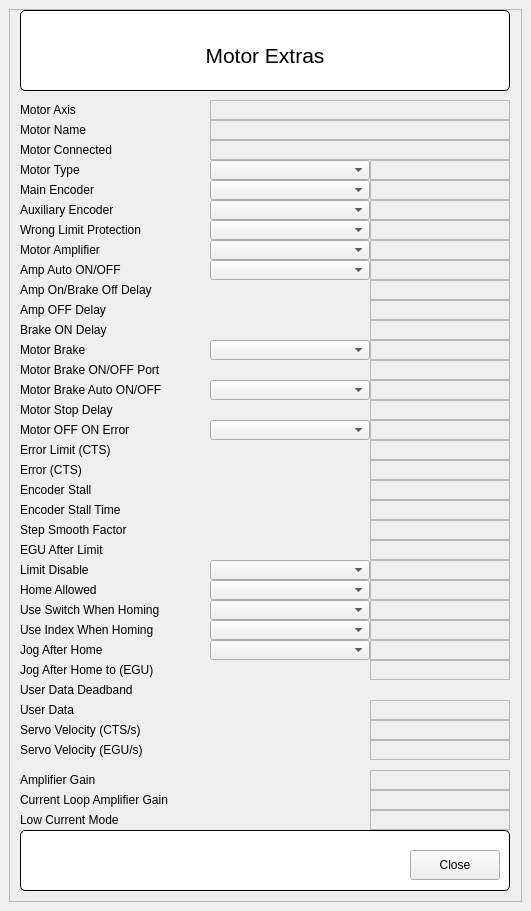
<?xml version="1.0" encoding="UTF-8"?>
<ui version="4.0">
 <class>FormGalilMotorExtras</class>
 <widget class="QMainWindow" name="FormGalilMotorExtras">
  <property name="geometry">
   <rect>
    <x>0</x>
    <y>0</y>
    <width>531</width>
    <height>911</height>
   </rect>
  </property>
  <property name="windowTitle">
   <string>Galil Extras</string>
  </property>
  <widget class="QWidget" name="centralwidget">
   <layout class="QGridLayout" name="gridLayout">
    <item row="0" column="0">
     <widget class="QScrollArea" name="scrollArea">
      <property name="widgetResizable">
       <bool>false</bool>
      </property>
      <widget class="QWidget" name="scrollAreaWidgetContents">
       <property name="geometry">
        <rect>
         <x>0</x>
         <y>0</y>
         <width>511</width>
         <height>891</height>
        </rect>
       </property>
       <widget class="QELabel" name="qelabel_8">
        <property name="geometry">
         <rect>
          <x>360</x>
          <y>230</y>
          <width>140</width>
          <height>20</height>
         </rect>
        </property>
        <property name="frameShape">
         <enum>QFrame::StyledPanel</enum>
        </property>
        <property name="variable" stdset="0">
         <string>$(group)_ON_STATUS</string>
        </property>
       </widget>
       <widget class="QEComboBox" name="qecombobox_13">
        <property name="geometry">
         <rect>
          <x>200</x>
          <y>630</y>
          <width>160</width>
          <height>20</height>
         </rect>
        </property>
        <property name="variable" stdset="0">
         <string>$(group)_JAH_CMD</string>
        </property>
       </widget>
       <widget class="QLabel" name="label_19">
        <property name="geometry">
         <rect>
          <x>10</x>
          <y>490</y>
          <width>180</width>
          <height>20</height>
         </rect>
        </property>
        <property name="text">
         <string>Encoder Stall Time</string>
        </property>
       </widget>
       <widget class="QELabel" name="qelabel_17">
        <property name="geometry">
         <rect>
          <x>360</x>
          <y>350</y>
          <width>140</width>
          <height>20</height>
         </rect>
        </property>
        <property name="frameShape">
         <enum>QFrame::StyledPanel</enum>
        </property>
        <property name="variable" stdset="0">
         <string>$(group)_BRAKEPORT_MON</string>
        </property>
       </widget>
       <widget class="QEComboBox" name="qecombobox_4">
        <property name="geometry">
         <rect>
          <x>200</x>
          <y>210</y>
          <width>160</width>
          <height>20</height>
         </rect>
        </property>
        <property name="variable" stdset="0">
         <string>$(group)_WLP_CMD</string>
        </property>
       </widget>
       <widget class="QELabel" name="qelabel_26">
        <property name="geometry">
         <rect>
          <x>360</x>
          <y>610</y>
          <width>140</width>
          <height>20</height>
         </rect>
        </property>
        <property name="frameShape">
         <enum>QFrame::StyledPanel</enum>
        </property>
        <property name="variable" stdset="0">
         <string>$(group)_UINDEX_STATUS</string>
        </property>
       </widget>
       <widget class="QENumericEdit" name="qenumericedit_3">
        <property name="geometry">
         <rect>
          <x>200</x>
          <y>310</y>
          <width>160</width>
          <height>20</height>
         </rect>
        </property>
        <property name="variable" stdset="0">
         <string>$(group)_BRAKEONDELAY_SP</string>
        </property>
        <property name="variableSubstitutions" stdset="0">
         <string/>
        </property>
       </widget>
       <widget class="QEComboBox" name="qecombobox_7">
        <property name="geometry">
         <rect>
          <x>200</x>
          <y>330</y>
          <width>160</width>
          <height>20</height>
         </rect>
        </property>
        <property name="variable" stdset="0">
         <string>$(group)_BRAKE_CMD</string>
        </property>
       </widget>
       <widget class="QENumericEdit" name="qenumericedit_4">
        <property name="geometry">
         <rect>
          <x>200</x>
          <y>350</y>
          <width>160</width>
          <height>20</height>
         </rect>
        </property>
        <property name="variable" stdset="0">
         <string>$(group)_BRAKEPORT_SP</string>
        </property>
        <property name="variableSubstitutions" stdset="0">
         <string/>
        </property>
       </widget>
       <widget class="QGroupBox" name="titleGroupBox">
        <property name="geometry">
         <rect>
          <x>10</x>
          <y>0</y>
          <width>490</width>
          <height>81</height>
         </rect>
        </property>
        <property name="styleSheet">
         <string notr="true">QGroupBox {
 	background-color: rgb(255, 255, 255);
     border: 1px solid black;
     border-radius: 5px;
     margin-top: 0.5em;
 }
 
 QGroupBox::title {
     subcontrol-origin: margin;
     left: 10px;
     padding: 0 3px 0 3px;
 }</string>
        </property>
        <property name="title">
         <string/>
        </property>
        <widget class="QLabel" name="lblTitle">
         <property name="geometry">
          <rect>
           <x>10</x>
           <y>20</y>
           <width>470</width>
           <height>51</height>
          </rect>
         </property>
         <property name="font">
          <font>
           <family>Ubuntu</family>
           <pointsize>16</pointsize>
           <weight>50</weight>
           <italic>false</italic>
           <bold>false</bold>
          </font>
         </property>
         <property name="styleSheet">
          <string notr="true">QLabel#mainTitle {
 	font: 16pt &quot;Ubuntu&quot;;
 }</string>
         </property>
         <property name="text">
          <string>Motor Extras</string>
         </property>
         <property name="alignment">
          <set>Qt::AlignCenter</set>
         </property>
         <property name="wordWrap">
          <bool>true</bool>
         </property>
        </widget>
       </widget>
       <widget class="QLabel" name="label_6">
        <property name="geometry">
         <rect>
          <x>10</x>
          <y>190</y>
          <width>180</width>
          <height>20</height>
         </rect>
        </property>
        <property name="text">
         <string>Auxiliary Encoder</string>
        </property>
       </widget>
       <widget class="QLabel" name="label_8">
        <property name="geometry">
         <rect>
          <x>10</x>
          <y>230</y>
          <width>180</width>
          <height>20</height>
         </rect>
        </property>
        <property name="text">
         <string>Motor Amplifier</string>
        </property>
       </widget>
       <widget class="QELabel" name="qelabel_20">
        <property name="geometry">
         <rect>
          <x>360</x>
          <y>450</y>
          <width>140</width>
          <height>20</height>
         </rect>
        </property>
        <property name="frameShape">
         <enum>QFrame::StyledPanel</enum>
        </property>
        <property name="variable" stdset="0">
         <string>$(group)_ERR_MON</string>
        </property>
       </widget>
       <widget class="QLabel" name="label_3">
        <property name="geometry">
         <rect>
          <x>10</x>
          <y>130</y>
          <width>180</width>
          <height>20</height>
         </rect>
        </property>
        <property name="text">
         <string>Motor Connected</string>
        </property>
       </widget>
       <widget class="QLabel" name="label_12">
        <property name="geometry">
         <rect>
          <x>10</x>
          <y>330</y>
          <width>180</width>
          <height>20</height>
         </rect>
        </property>
        <property name="text">
         <string>Motor Brake</string>
        </property>
       </widget>
       <widget class="QELabel" name="qelabel_29">
        <property name="geometry">
         <rect>
          <x>360</x>
          <y>690</y>
          <width>140</width>
          <height>20</height>
         </rect>
        </property>
        <property name="frameShape">
         <enum>QFrame::StyledPanel</enum>
        </property>
        <property name="variable" stdset="0">
         <string>$(group)_USERDATA_MON</string>
        </property>
       </widget>
       <widget class="QLabel" name="label_32">
        <property name="geometry">
         <rect>
          <x>10</x>
          <y>270</y>
          <width>180</width>
          <height>20</height>
         </rect>
        </property>
        <property name="text">
         <string>Amp On/Brake Off Delay</string>
        </property>
       </widget>
       <widget class="QLabel" name="label_21">
        <property name="geometry">
         <rect>
          <x>10</x>
          <y>530</y>
          <width>180</width>
          <height>20</height>
         </rect>
        </property>
        <property name="text">
         <string>EGU After Limit</string>
        </property>
       </widget>
       <widget class="QLabel" name="label_7">
        <property name="geometry">
         <rect>
          <x>10</x>
          <y>210</y>
          <width>180</width>
          <height>20</height>
         </rect>
        </property>
        <property name="text">
         <string>Wrong Limit Protection</string>
        </property>
       </widget>
       <widget class="QLabel" name="label_28">
        <property name="geometry">
         <rect>
          <x>10</x>
          <y>670</y>
          <width>180</width>
          <height>20</height>
         </rect>
        </property>
        <property name="text">
         <string>User Data Deadband</string>
        </property>
       </widget>
       <widget class="QLabel" name="label_17">
        <property name="geometry">
         <rect>
          <x>10</x>
          <y>430</y>
          <width>180</width>
          <height>20</height>
         </rect>
        </property>
        <property name="text">
         <string>Error Limit (CTS)</string>
        </property>
       </widget>
       <widget class="QENumericEdit" name="qenumericedit_7">
        <property name="geometry">
         <rect>
          <x>200</x>
          <y>490</y>
          <width>160</width>
          <height>20</height>
         </rect>
        </property>
        <property name="variable" stdset="0">
         <string>$(group)_ESTALLTIME_SP</string>
        </property>
        <property name="variableSubstitutions" stdset="0">
         <string/>
        </property>
       </widget>
       <widget class="QLabel" name="label_22">
        <property name="geometry">
         <rect>
          <x>10</x>
          <y>570</y>
          <width>180</width>
          <height>20</height>
         </rect>
        </property>
        <property name="text">
         <string>Home Allowed</string>
        </property>
       </widget>
       <widget class="QELabel" name="qelabel_28">
        <property name="geometry">
         <rect>
          <x>360</x>
          <y>650</y>
          <width>140</width>
          <height>20</height>
         </rect>
        </property>
        <property name="frameShape">
         <enum>QFrame::StyledPanel</enum>
        </property>
        <property name="variable" stdset="0">
         <string>$(group)_JAHV_MON</string>
        </property>
       </widget>
       <widget class="QLabel" name="label_11">
        <property name="geometry">
         <rect>
          <x>10</x>
          <y>310</y>
          <width>180</width>
          <height>20</height>
         </rect>
        </property>
        <property name="text">
         <string>Brake ON Delay</string>
        </property>
       </widget>
       <widget class="QEComboBox" name="qecombobox_3">
        <property name="geometry">
         <rect>
          <x>200</x>
          <y>190</y>
          <width>160</width>
          <height>20</height>
         </rect>
        </property>
        <property name="variable" stdset="0">
         <string>$(group)_AENCTYPE_CMD</string>
        </property>
       </widget>
       <widget class="QLabel" name="label_13">
        <property name="geometry">
         <rect>
          <x>10</x>
          <y>350</y>
          <width>180</width>
          <height>20</height>
         </rect>
        </property>
        <property name="text">
         <string>Motor Brake ON/OFF Port</string>
        </property>
       </widget>
       <widget class="QENumericEdit" name="qenumericedit_8">
        <property name="geometry">
         <rect>
          <x>200</x>
          <y>510</y>
          <width>160</width>
          <height>20</height>
         </rect>
        </property>
        <property name="variable" stdset="0">
         <string>$(group)_STEPSMOOTH_SP</string>
        </property>
        <property name="variableSubstitutions" stdset="0">
         <string/>
        </property>
       </widget>
       <widget class="QELabel" name="qelabel_22">
        <property name="geometry">
         <rect>
          <x>360</x>
          <y>490</y>
          <width>140</width>
          <height>20</height>
         </rect>
        </property>
        <property name="frameShape">
         <enum>QFrame::StyledPanel</enum>
        </property>
        <property name="variable" stdset="0">
         <string>$(group)_ESTALLTIME_MON</string>
        </property>
       </widget>
       <widget class="QEComboBox" name="qecombobox_10">
        <property name="geometry">
         <rect>
          <x>200</x>
          <y>570</y>
          <width>160</width>
          <height>20</height>
         </rect>
        </property>
        <property name="variable" stdset="0">
         <string>$(group)_HOMEALLOWED_CMD</string>
        </property>
       </widget>
       <widget class="QLabel" name="label_20">
        <property name="geometry">
         <rect>
          <x>10</x>
          <y>510</y>
          <width>180</width>
          <height>20</height>
         </rect>
        </property>
        <property name="text">
         <string>Step Smooth Factor</string>
        </property>
       </widget>
       <widget class="QELabel" name="qelabel_3">
        <property name="geometry">
         <rect>
          <x>200</x>
          <y>110</y>
          <width>300</width>
          <height>20</height>
         </rect>
        </property>
        <property name="frameShape">
         <enum>QFrame::StyledPanel</enum>
        </property>
        <property name="variable" stdset="0">
         <string>$(group).NAME</string>
        </property>
       </widget>
       <widget class="QLabel" name="label_10">
        <property name="geometry">
         <rect>
          <x>10</x>
          <y>290</y>
          <width>180</width>
          <height>20</height>
         </rect>
        </property>
        <property name="text">
         <string>Amp OFF Delay</string>
        </property>
       </widget>
       <widget class="QELabel" name="qelabel_19">
        <property name="geometry">
         <rect>
          <x>360</x>
          <y>430</y>
          <width>140</width>
          <height>20</height>
         </rect>
        </property>
        <property name="frameShape">
         <enum>QFrame::StyledPanel</enum>
        </property>
        <property name="variable" stdset="0">
         <string>$(group)_ERRLIMIT_MON</string>
        </property>
       </widget>
       <widget class="QENumericEdit" name="qenumericedit_6">
        <property name="geometry">
         <rect>
          <x>200</x>
          <y>430</y>
          <width>160</width>
          <height>20</height>
         </rect>
        </property>
        <property name="variable" stdset="0">
         <string>$(group)_ERRLIMIT_SP</string>
        </property>
        <property name="variableSubstitutions" stdset="0">
         <string/>
        </property>
       </widget>
       <widget class="QENumericEdit" name="qenumericedit_2">
        <property name="geometry">
         <rect>
          <x>200</x>
          <y>290</y>
          <width>160</width>
          <height>20</height>
         </rect>
        </property>
        <property name="variable" stdset="0">
         <string>$(group)_OFFDELAY_SP</string>
        </property>
        <property name="variableSubstitutions" stdset="0">
         <string/>
        </property>
       </widget>
       <widget class="QELabel" name="qelabel_31">
        <property name="geometry">
         <rect>
          <x>360</x>
          <y>730</y>
          <width>140</width>
          <height>20</height>
         </rect>
        </property>
        <property name="frameShape">
         <enum>QFrame::StyledPanel</enum>
        </property>
        <property name="variable" stdset="0">
         <string>$(group)_VELOCITYEGU_MON</string>
        </property>
       </widget>
       <widget class="QENumericEdit" name="qenumericedit">
        <property name="geometry">
         <rect>
          <x>200</x>
          <y>270</y>
          <width>160</width>
          <height>20</height>
         </rect>
        </property>
        <property name="variable" stdset="0">
         <string>$(group)_ONDELAY_SP</string>
        </property>
        <property name="variableSubstitutions" stdset="0">
         <string/>
        </property>
       </widget>
       <widget class="QEComboBox" name="qecombobox_11">
        <property name="geometry">
         <rect>
          <x>200</x>
          <y>590</y>
          <width>160</width>
          <height>20</height>
         </rect>
        </property>
        <property name="variable" stdset="0">
         <string>$(group)_USWITCH_CMD</string>
        </property>
       </widget>
       <widget class="QEComboBox" name="qecombobox_8">
        <property name="geometry">
         <rect>
          <x>200</x>
          <y>370</y>
          <width>160</width>
          <height>20</height>
         </rect>
        </property>
        <property name="variable" stdset="0">
         <string>$(group)_AUTOBRAKE_CMD</string>
        </property>
       </widget>
       <widget class="QELabel" name="qelabel_21">
        <property name="geometry">
         <rect>
          <x>360</x>
          <y>470</y>
          <width>140</width>
          <height>20</height>
         </rect>
        </property>
        <property name="frameShape">
         <enum>QFrame::StyledPanel</enum>
        </property>
        <property name="variable" stdset="0">
         <string>$(group)_ESTALL_STATUS</string>
        </property>
       </widget>
       <widget class="QLabel" name="label_31">
        <property name="geometry">
         <rect>
          <x>10</x>
          <y>730</y>
          <width>180</width>
          <height>20</height>
         </rect>
        </property>
        <property name="text">
         <string>Servo Velocity (EGU/s)</string>
        </property>
       </widget>
       <widget class="QLabel" name="label_25">
        <property name="geometry">
         <rect>
          <x>10</x>
          <y>610</y>
          <width>180</width>
          <height>20</height>
         </rect>
        </property>
        <property name="text">
         <string>Use Index When Homing</string>
        </property>
       </widget>
       <widget class="QELabel" name="qelabel_16">
        <property name="geometry">
         <rect>
          <x>360</x>
          <y>570</y>
          <width>140</width>
          <height>20</height>
         </rect>
        </property>
        <property name="frameShape">
         <enum>QFrame::StyledPanel</enum>
        </property>
        <property name="variable" stdset="0">
         <string>$(group)_HOMEALLOWED_STATUS</string>
        </property>
       </widget>
       <widget class="QELabel" name="qelabel_11">
        <property name="geometry">
         <rect>
          <x>360</x>
          <y>290</y>
          <width>140</width>
          <height>20</height>
         </rect>
        </property>
        <property name="frameShape">
         <enum>QFrame::StyledPanel</enum>
        </property>
        <property name="variable" stdset="0">
         <string>$(group)_OFFDELAY_MON</string>
        </property>
       </widget>
       <widget class="QEComboBox" name="qecombobox_12">
        <property name="geometry">
         <rect>
          <x>200</x>
          <y>610</y>
          <width>160</width>
          <height>20</height>
         </rect>
        </property>
        <property name="variable" stdset="0">
         <string>$(group)_UINDEX_CMD</string>
        </property>
       </widget>
       <widget class="QLabel" name="label_18">
        <property name="geometry">
         <rect>
          <x>10</x>
          <y>470</y>
          <width>180</width>
          <height>20</height>
         </rect>
        </property>
        <property name="text">
         <string>Encoder Stall</string>
        </property>
       </widget>
       <widget class="QELabel" name="qelabel">
        <property name="geometry">
         <rect>
          <x>360</x>
          <y>170</y>
          <width>140</width>
          <height>20</height>
         </rect>
        </property>
        <property name="frameShape">
         <enum>QFrame::StyledPanel</enum>
        </property>
        <property name="variable" stdset="0">
         <string>$(group)_MENCTYPE_STATUS</string>
        </property>
       </widget>
       <widget class="QLabel" name="label_27">
        <property name="geometry">
         <rect>
          <x>10</x>
          <y>650</y>
          <width>180</width>
          <height>20</height>
         </rect>
        </property>
        <property name="text">
         <string>Jog After Home to (EGU)</string>
        </property>
       </widget>
       <widget class="QEComboBox" name="qecombobox_9">
        <property name="geometry">
         <rect>
          <x>200</x>
          <y>410</y>
          <width>160</width>
          <height>20</height>
         </rect>
        </property>
        <property name="variable" stdset="0">
         <string>$(group)_OFFONERR_CMD</string>
        </property>
       </widget>
       <widget class="QLabel" name="label_23">
        <property name="geometry">
         <rect>
          <x>10</x>
          <y>550</y>
          <width>180</width>
          <height>20</height>
         </rect>
        </property>
        <property name="text">
         <string>Limit Disable</string>
        </property>
       </widget>
       <widget class="QLabel" name="label_4">
        <property name="geometry">
         <rect>
          <x>10</x>
          <y>150</y>
          <width>180</width>
          <height>20</height>
         </rect>
        </property>
        <property name="text">
         <string>Motor Type</string>
        </property>
       </widget>
       <widget class="QLabel" name="label_33">
        <property name="geometry">
         <rect>
          <x>10</x>
          <y>450</y>
          <width>180</width>
          <height>20</height>
         </rect>
        </property>
        <property name="text">
         <string>Error (CTS)</string>
        </property>
       </widget>
       <widget class="QELabel" name="qelabel_30">
        <property name="geometry">
         <rect>
          <x>360</x>
          <y>710</y>
          <width>140</width>
          <height>20</height>
         </rect>
        </property>
        <property name="frameShape">
         <enum>QFrame::StyledPanel</enum>
        </property>
        <property name="variable" stdset="0">
         <string>$(group)_VELOCITYRAW_MON</string>
        </property>
       </widget>
       <widget class="QELabel" name="qelabel_18">
        <property name="geometry">
         <rect>
          <x>360</x>
          <y>390</y>
          <width>140</width>
          <height>20</height>
         </rect>
        </property>
        <property name="frameShape">
         <enum>QFrame::StyledPanel</enum>
        </property>
        <property name="variable" stdset="0">
         <string>$(group)_STOPDELAY_MON</string>
        </property>
       </widget>
       <widget class="QELabel" name="qelabel_10">
        <property name="geometry">
         <rect>
          <x>360</x>
          <y>270</y>
          <width>140</width>
          <height>20</height>
         </rect>
        </property>
        <property name="frameShape">
         <enum>QFrame::StyledPanel</enum>
        </property>
        <property name="variable" stdset="0">
         <string>$(group)_ONDELAY_MON</string>
        </property>
       </widget>
       <widget class="QELabel" name="qelabel_32">
        <property name="geometry">
         <rect>
          <x>360</x>
          <y>550</y>
          <width>140</width>
          <height>20</height>
         </rect>
        </property>
        <property name="frameShape">
         <enum>QFrame::StyledPanel</enum>
        </property>
        <property name="variable" stdset="0">
         <string>$(group)_LIMITDISABLE_STATUS</string>
        </property>
       </widget>
       <widget class="QELabel" name="qelabel_6">
        <property name="geometry">
         <rect>
          <x>360</x>
          <y>190</y>
          <width>140</width>
          <height>20</height>
         </rect>
        </property>
        <property name="frameShape">
         <enum>QFrame::StyledPanel</enum>
        </property>
        <property name="variable" stdset="0">
         <string>$(group)_AENCTYPE_STATUS</string>
        </property>
       </widget>
       <widget class="QEComboBox" name="qecombobox_14">
        <property name="geometry">
         <rect>
          <x>200</x>
          <y>550</y>
          <width>160</width>
          <height>20</height>
         </rect>
        </property>
        <property name="variable" stdset="0">
         <string>$(group)_LIMITDISABLE_CMD</string>
        </property>
       </widget>
       <widget class="QENumericEdit" name="qenumericedit_9">
        <property name="geometry">
         <rect>
          <x>200</x>
          <y>530</y>
          <width>160</width>
          <height>20</height>
         </rect>
        </property>
        <property name="variable" stdset="0">
         <string>$(group)_EGUAFTLIMIT_SP</string>
        </property>
        <property name="variableSubstitutions" stdset="0">
         <string/>
        </property>
       </widget>
       <widget class="QEComboBox" name="qecombobox">
        <property name="geometry">
         <rect>
          <x>200</x>
          <y>170</y>
          <width>160</width>
          <height>20</height>
         </rect>
        </property>
        <property name="variable" stdset="0">
         <string>$(group)_MENCTYPE_CMD</string>
        </property>
       </widget>
       <widget class="QELabel" name="qelabel_5">
        <property name="geometry">
         <rect>
          <x>360</x>
          <y>150</y>
          <width>140</width>
          <height>20</height>
         </rect>
        </property>
        <property name="frameShape">
         <enum>QFrame::StyledPanel</enum>
        </property>
        <property name="variable" stdset="0">
         <string>$(group)_MTRTYPE_STATUS</string>
        </property>
       </widget>
       <widget class="QELabel" name="qelabel_7">
        <property name="geometry">
         <rect>
          <x>360</x>
          <y>210</y>
          <width>140</width>
          <height>20</height>
         </rect>
        </property>
        <property name="frameShape">
         <enum>QFrame::StyledPanel</enum>
        </property>
        <property name="variable" stdset="0">
         <string>$(group)_WLP_STATUS</string>
        </property>
       </widget>
       <widget class="QELabel" name="qelabel_23">
        <property name="geometry">
         <rect>
          <x>360</x>
          <y>510</y>
          <width>140</width>
          <height>20</height>
         </rect>
        </property>
        <property name="frameShape">
         <enum>QFrame::StyledPanel</enum>
        </property>
        <property name="variable" stdset="0">
         <string>$(group)_STEPSMOOTH_MON</string>
        </property>
       </widget>
       <widget class="QENumericEdit" name="qenumericedit_10">
        <property name="geometry">
         <rect>
          <x>200</x>
          <y>650</y>
          <width>160</width>
          <height>20</height>
         </rect>
        </property>
        <property name="variable" stdset="0">
         <string>$(group)_JAHV_SP</string>
        </property>
        <property name="variableSubstitutions" stdset="0">
         <string/>
        </property>
       </widget>
       <widget class="QELabel" name="qelabel_27">
        <property name="geometry">
         <rect>
          <x>360</x>
          <y>630</y>
          <width>140</width>
          <height>20</height>
         </rect>
        </property>
        <property name="frameShape">
         <enum>QFrame::StyledPanel</enum>
        </property>
        <property name="variable" stdset="0">
         <string>$(group)_JAH_STATUS</string>
        </property>
       </widget>
       <widget class="QELabel" name="qelabel_24">
        <property name="geometry">
         <rect>
          <x>360</x>
          <y>530</y>
          <width>140</width>
          <height>20</height>
         </rect>
        </property>
        <property name="frameShape">
         <enum>QFrame::StyledPanel</enum>
        </property>
        <property name="variable" stdset="0">
         <string>$(group)_EGUAFTLIMIT_MON</string>
        </property>
       </widget>
       <widget class="QELabel" name="qelabel_4">
        <property name="geometry">
         <rect>
          <x>200</x>
          <y>130</y>
          <width>300</width>
          <height>20</height>
         </rect>
        </property>
        <property name="frameShape">
         <enum>QFrame::StyledPanel</enum>
        </property>
        <property name="variable" stdset="0">
         <string>$(group)_MCONN_STATUS</string>
        </property>
       </widget>
       <widget class="QEComboBox" name="qecombobox_5">
        <property name="geometry">
         <rect>
          <x>200</x>
          <y>230</y>
          <width>160</width>
          <height>20</height>
         </rect>
        </property>
        <property name="variable" stdset="0">
         <string>$(group)_ON_CMD</string>
        </property>
       </widget>
       <widget class="QELabel" name="qelabel_14">
        <property name="geometry">
         <rect>
          <x>360</x>
          <y>370</y>
          <width>140</width>
          <height>20</height>
         </rect>
        </property>
        <property name="frameShape">
         <enum>QFrame::StyledPanel</enum>
        </property>
        <property name="variable" stdset="0">
         <string>$(group)_AUTOBRAKE_STATUS</string>
        </property>
       </widget>
       <widget class="QLabel" name="label_2">
        <property name="geometry">
         <rect>
          <x>10</x>
          <y>110</y>
          <width>180</width>
          <height>20</height>
         </rect>
        </property>
        <property name="text">
         <string>Motor Name</string>
        </property>
       </widget>
       <widget class="QELabel" name="qelabel_15">
        <property name="geometry">
         <rect>
          <x>360</x>
          <y>410</y>
          <width>140</width>
          <height>20</height>
         </rect>
        </property>
        <property name="frameShape">
         <enum>QFrame::StyledPanel</enum>
        </property>
        <property name="variable" stdset="0">
         <string>$(group)_OFFONERR_STATUS</string>
        </property>
       </widget>
       <widget class="QELabel" name="qelabel_13">
        <property name="geometry">
         <rect>
          <x>360</x>
          <y>330</y>
          <width>140</width>
          <height>20</height>
         </rect>
        </property>
        <property name="frameShape">
         <enum>QFrame::StyledPanel</enum>
        </property>
        <property name="variable" stdset="0">
         <string>$(group)_BRAKE_STATUS</string>
        </property>
       </widget>
       <widget class="QLabel" name="label_30">
        <property name="geometry">
         <rect>
          <x>10</x>
          <y>710</y>
          <width>180</width>
          <height>20</height>
         </rect>
        </property>
        <property name="text">
         <string>Servo Velocity (CTS/s)</string>
        </property>
       </widget>
       <widget class="QLabel" name="label_26">
        <property name="geometry">
         <rect>
          <x>10</x>
          <y>630</y>
          <width>180</width>
          <height>20</height>
         </rect>
        </property>
        <property name="text">
         <string>Jog After Home</string>
        </property>
       </widget>
       <widget class="QLabel" name="label_9">
        <property name="geometry">
         <rect>
          <x>10</x>
          <y>250</y>
          <width>180</width>
          <height>20</height>
         </rect>
        </property>
        <property name="text">
         <string>Amp Auto ON/OFF</string>
        </property>
       </widget>
       <widget class="QELabel" name="qelabel_2">
        <property name="geometry">
         <rect>
          <x>200</x>
          <y>90</y>
          <width>300</width>
          <height>20</height>
         </rect>
        </property>
        <property name="frameShape">
         <enum>QFrame::StyledPanel</enum>
        </property>
        <property name="variable" stdset="0">
         <string>$(group)_AXIS_STATUS</string>
        </property>
       </widget>
       <widget class="QELabel" name="qelabel_25">
        <property name="geometry">
         <rect>
          <x>360</x>
          <y>590</y>
          <width>140</width>
          <height>20</height>
         </rect>
        </property>
        <property name="frameShape">
         <enum>QFrame::StyledPanel</enum>
        </property>
        <property name="variable" stdset="0">
         <string>$(group)_USWITCH_STATUS</string>
        </property>
       </widget>
       <widget class="QLabel" name="label_14">
        <property name="geometry">
         <rect>
          <x>10</x>
          <y>370</y>
          <width>180</width>
          <height>20</height>
         </rect>
        </property>
        <property name="text">
         <string>Motor Brake Auto ON/OFF</string>
        </property>
       </widget>
       <widget class="QEComboBox" name="qecombobox_6">
        <property name="geometry">
         <rect>
          <x>200</x>
          <y>250</y>
          <width>160</width>
          <height>20</height>
         </rect>
        </property>
        <property name="variable" stdset="0">
         <string>$(group)_AUTOONOFF_CMD</string>
        </property>
       </widget>
       <widget class="QELabel" name="qelabel_12">
        <property name="geometry">
         <rect>
          <x>360</x>
          <y>310</y>
          <width>140</width>
          <height>20</height>
         </rect>
        </property>
        <property name="frameShape">
         <enum>QFrame::StyledPanel</enum>
        </property>
        <property name="variable" stdset="0">
         <string>$(group)_BRAKEONDELAY_MON</string>
        </property>
       </widget>
       <widget class="QLabel" name="label_5">
        <property name="geometry">
         <rect>
          <x>10</x>
          <y>170</y>
          <width>180</width>
          <height>20</height>
         </rect>
        </property>
        <property name="text">
         <string>Main Encoder</string>
        </property>
       </widget>
       <widget class="QELabel" name="qelabel_9">
        <property name="geometry">
         <rect>
          <x>360</x>
          <y>250</y>
          <width>140</width>
          <height>20</height>
         </rect>
        </property>
        <property name="frameShape">
         <enum>QFrame::StyledPanel</enum>
        </property>
        <property name="variable" stdset="0">
         <string>$(group)_AUTOONOFF_STATUS</string>
        </property>
       </widget>
       <widget class="QLabel" name="label_29">
        <property name="geometry">
         <rect>
          <x>10</x>
          <y>690</y>
          <width>180</width>
          <height>20</height>
         </rect>
        </property>
        <property name="text">
         <string>User Data</string>
        </property>
       </widget>
       <widget class="QLabel" name="label_15">
        <property name="geometry">
         <rect>
          <x>10</x>
          <y>390</y>
          <width>180</width>
          <height>20</height>
         </rect>
        </property>
        <property name="text">
         <string>Motor Stop Delay</string>
        </property>
       </widget>
       <widget class="QGroupBox" name="titleGroupBox_2">
        <property name="geometry">
         <rect>
          <x>10</x>
          <y>820</y>
          <width>490</width>
          <height>61</height>
         </rect>
        </property>
        <property name="styleSheet">
         <string notr="true">QGroupBox {
 	background-color: rgb(255, 255, 255);
     border: 1px solid black;
     border-radius: 5px;
     margin-top: 0.5em;
 }
 
 QGroupBox::title {
     subcontrol-origin: margin;
     left: 10px;
     padding: 0 3px 0 3px;
 }</string>
        </property>
        <property name="title">
         <string/>
        </property>
        <widget class="QPushButton" name="btnClose">
         <property name="geometry">
          <rect>
           <x>390</x>
           <y>20</y>
           <width>90</width>
           <height>30</height>
          </rect>
         </property>
         <property name="text">
          <string>Close</string>
         </property>
        </widget>
       </widget>
       <widget class="QENumericEdit" name="qenumericedit_5">
        <property name="geometry">
         <rect>
          <x>200</x>
          <y>390</y>
          <width>160</width>
          <height>20</height>
         </rect>
        </property>
        <property name="variable" stdset="0">
         <string>$(group)_STOPDELAY_SP</string>
        </property>
        <property name="variableSubstitutions" stdset="0">
         <string/>
        </property>
       </widget>
       <widget class="QLabel" name="label_16">
        <property name="geometry">
         <rect>
          <x>10</x>
          <y>410</y>
          <width>180</width>
          <height>20</height>
         </rect>
        </property>
        <property name="text">
         <string>Motor OFF ON Error</string>
        </property>
       </widget>
       <widget class="QLabel" name="label">
        <property name="geometry">
         <rect>
          <x>10</x>
          <y>90</y>
          <width>180</width>
          <height>20</height>
         </rect>
        </property>
        <property name="text">
         <string>Motor Axis</string>
        </property>
       </widget>
       <widget class="QEComboBox" name="qecombobox_2">
        <property name="geometry">
         <rect>
          <x>200</x>
          <y>150</y>
          <width>160</width>
          <height>20</height>
         </rect>
        </property>
        <property name="variable" stdset="0">
         <string>$(group)_MTRTYPE_CMD</string>
        </property>
       </widget>
       <widget class="QLabel" name="label_24">
        <property name="geometry">
         <rect>
          <x>10</x>
          <y>590</y>
          <width>180</width>
          <height>20</height>
         </rect>
        </property>
        <property name="text">
         <string>Use Switch When Homing</string>
        </property>
       </widget>
       <widget class="QENumericEdit" name="qenumericedit_11">
        <property name="geometry">
         <rect>
          <x>200</x>
          <y>670</y>
          <width>160</width>
          <height>20</height>
         </rect>
        </property>
        <property name="variable" stdset="0">
         <string>$(group)_USERDATADEADB_SP</string>
        </property>
        <property name="variableSubstitutions" stdset="0">
         <string/>
        </property>
       </widget>
       <widget class="QENumericEdit" name="qenumericedit_12">
        <property name="geometry">
         <rect>
          <x>200</x>
          <y>760</y>
          <width>160</width>
          <height>20</height>
         </rect>
        </property>
        <property name="variable" stdset="0">
         <string>$(group)_AMPGAIN_CMD</string>
        </property>
        <property name="variableSubstitutions" stdset="0">
         <string/>
        </property>
       </widget>
       <widget class="QENumericEdit" name="qenumericedit_13">
        <property name="geometry">
         <rect>
          <x>200</x>
          <y>780</y>
          <width>160</width>
          <height>20</height>
         </rect>
        </property>
        <property name="variable" stdset="0">
         <string>$(group)_AMPCLGAIN_CMD</string>
        </property>
        <property name="variableSubstitutions" stdset="0">
         <string/>
        </property>
       </widget>
       <widget class="QENumericEdit" name="qenumericedit_14">
        <property name="geometry">
         <rect>
          <x>200</x>
          <y>800</y>
          <width>160</width>
          <height>20</height>
         </rect>
        </property>
        <property name="variable" stdset="0">
         <string>$(group)_AMPLC_SP</string>
        </property>
        <property name="variableSubstitutions" stdset="0">
         <string/>
        </property>
       </widget>
       <widget class="QELabel" name="qelabel_33">
        <property name="geometry">
         <rect>
          <x>360</x>
          <y>760</y>
          <width>140</width>
          <height>20</height>
         </rect>
        </property>
        <property name="frameShape">
         <enum>QFrame::StyledPanel</enum>
        </property>
        <property name="variable" stdset="0">
         <string>$(group)_AMPGAIN_MON</string>
        </property>
       </widget>
       <widget class="QELabel" name="qelabel_34">
        <property name="geometry">
         <rect>
          <x>360</x>
          <y>780</y>
          <width>140</width>
          <height>20</height>
         </rect>
        </property>
        <property name="frameShape">
         <enum>QFrame::StyledPanel</enum>
        </property>
        <property name="variable" stdset="0">
         <string>$(group)_AMPCLGAIN_MON</string>
        </property>
       </widget>
       <widget class="QELabel" name="qelabel_35">
        <property name="geometry">
         <rect>
          <x>360</x>
          <y>800</y>
          <width>140</width>
          <height>20</height>
         </rect>
        </property>
        <property name="frameShape">
         <enum>QFrame::StyledPanel</enum>
        </property>
        <property name="variable" stdset="0">
         <string>$(group)_AMPLC_MON</string>
        </property>
       </widget>
       <widget class="QLabel" name="label_34">
        <property name="geometry">
         <rect>
          <x>10</x>
          <y>760</y>
          <width>190</width>
          <height>20</height>
         </rect>
        </property>
        <property name="text">
         <string>Amplifier Gain</string>
        </property>
       </widget>
       <widget class="QLabel" name="label_35">
        <property name="geometry">
         <rect>
          <x>10</x>
          <y>780</y>
          <width>190</width>
          <height>20</height>
         </rect>
        </property>
        <property name="text">
         <string>Current Loop Amplifier Gain</string>
        </property>
       </widget>
       <widget class="QLabel" name="label_36">
        <property name="geometry">
         <rect>
          <x>10</x>
          <y>800</y>
          <width>190</width>
          <height>20</height>
         </rect>
        </property>
        <property name="text">
         <string>Low Current Mode</string>
        </property>
       </widget>
      </widget>
     </widget>
    </item>
   </layout>
  </widget>
 </widget>
 <customwidgets>
  <customwidget>
   <class>QEComboBox</class>
   <extends>QComboBox</extends>
   <header>QEComboBox.h</header>
  </customwidget>
  <customwidget>
   <class>QELabel</class>
   <extends>QLabel</extends>
   <header>QELabel.h</header>
  </customwidget>
  <customwidget>
   <class>QENumericEdit</class>
   <extends>QWidget</extends>
   <header>QENumericEdit.h</header>
  </customwidget>
 </customwidgets>
 <resources/>
 <connections/>
</ui>
